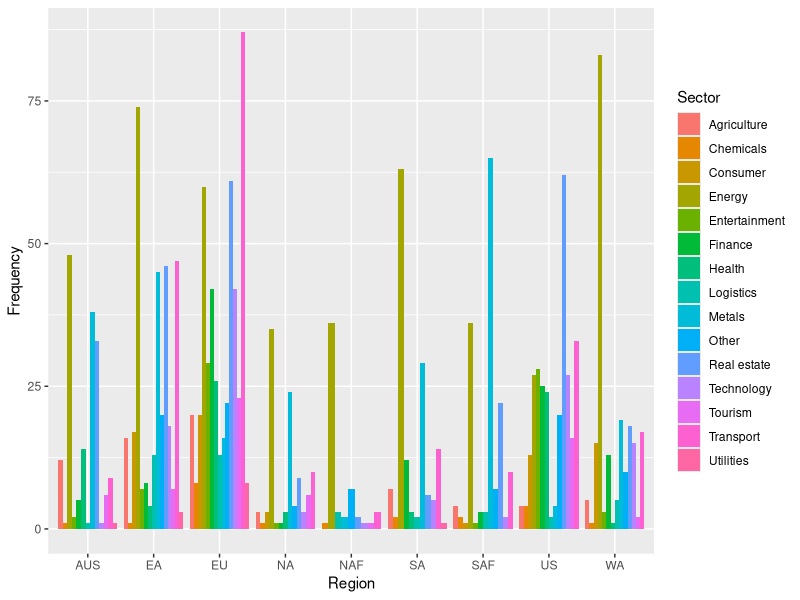
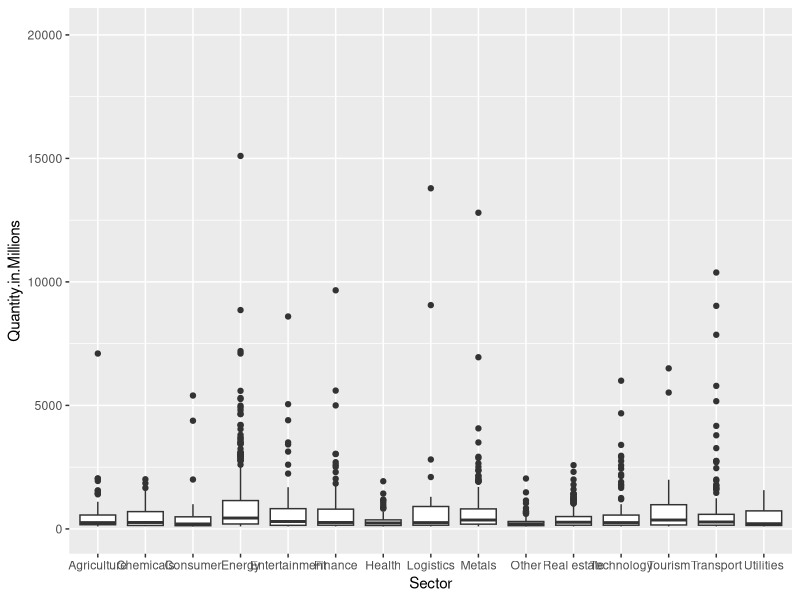
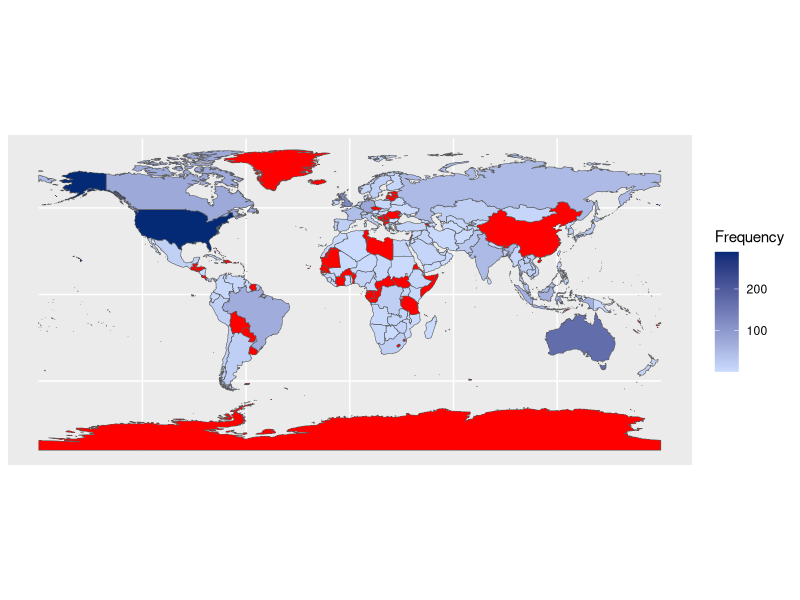
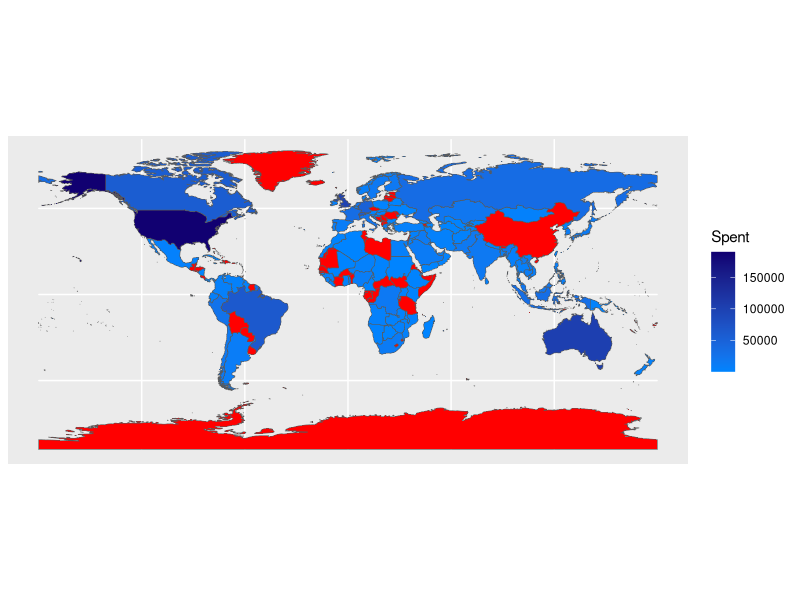

These charts were generated, in order, by the following R code:
# pkgs to run
require("dplyr")
require("ggplot2")
require("plyr")
require("scales")
require("sf")
require("rnaturalearth")
require("rnaturalearthdata")

# read in dataset
china = read.csv("data/chinaGlobalInvestmentTracker.csv")

############################################################

# Visualization 1: Heatmap of Chinese presence around the world

# group data by Country and calculate for each country how many times it appears
presence = china %>% group_by(Country) %>% dplyr::summarise(Frequency=n())

# replace terms to fit for rnaturalearth data 
original = c("USA", "Russian Federation", "Britain", "UAE", "Trinidad-Tobago")
replace = c("United States of America", "Russia", "United Kingdom", "United Arab Emirates", "Trinidad-Tobago")
presence$Country = mapvalues(presence$Country, from = original, to = replace)

# merge table to get geometric coordinates for plotting 
world <- ne_countries(scale = "medium", returnclass = "sf")
presence.world = merge(world, presence, by.x = "admin", by.y = "Country", all = TRUE)

# plot in ggplot + geom_sf() 
heatmap = ggplot(presence.world) + geom_sf(aes(fill = Frequency)) + scale_fill_gradient(low = "#cadbfd", high = "#052a75", na.value = "red")

############################################################

# Visualization 2: Bar plot of most prominent Sectors by Region

# group data by Region and Sector and calculate for each group how many times it appears
sector_by_region = china %>% group_by(Region, Sector) %>% dplyr::summarise(Frequency=n())

# order data by decreasing value of frequency 
sector_by_region = sector_by_region[order(sector_by_region$Frequency, decreasing = TRUE), ]

# replace region names to fit plot better 
original = unique(china$Region)
replace = c("NA", "US", "EA", "EU", "WA", "SA", "AUS", "NAF", "SAF")
sector_by_region$Region = mapvalues(sector_by_region$Region, from = original, to = replace)

# plot in ggplot + geom_bar()
barplot_sbr = ggplot(sector_by_region, aes(fill = Sector, x = Region, y = Frequency)) + geom_bar(position = "dodge", stat = "identity")

############################################################

# Visualization 3: Box plot showing distribution of Money by Sector

# subset data to just important columns 
money_and_sector = china[c("Quantity.in.Millions", "Sector")]

# plot in ggplot + geom_boxplot()
boxplot_mas = ggplot(money_and_sector, aes(x = Sector, y = Quantity.in.Millions)) + geom_boxplot() + ylim(0, 20100)

############################################################

# Visualization 4: Heatmap of Amount Spent around the world

# group data by Country and calculate for each country how much money was spent there 
spent = china %>% group_by(Country) %>% dplyr::summarise(Spent=sum(Quantity.in.Millions))

# replace terms to fit for rnaturalearth data 
original = c("USA", "Russian Federation", "Britain", "UAE", "Trinidad-Tobago")
replace = c("United States of America", "Russia", "United Kingdom", "United Arab Emirates", "Trinidad-Tobago")
spent$Country = mapvalues(presence$Country, from = original, to = replace)

# merge table to get geometric coordinates for plotting
spent.world = merge(world, spent, by.x = "admin", by.y = "Country", all = TRUE)

# plot in ggplot + geom_sf()
heatmap_spent = ggplot(spent.world) + geom_sf(aes(fill=Spent)) + scale_fill_gradient(low = "#0084ff", high = "#110071", na.value = "red")
